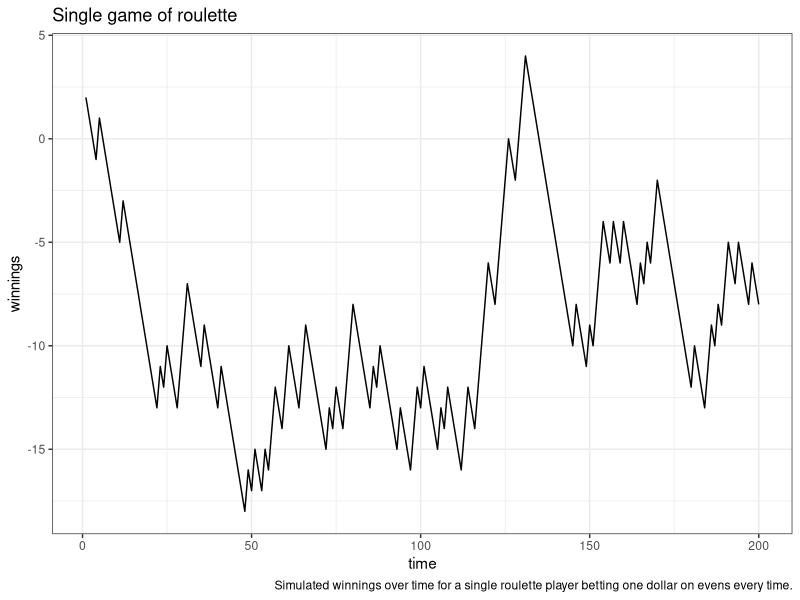
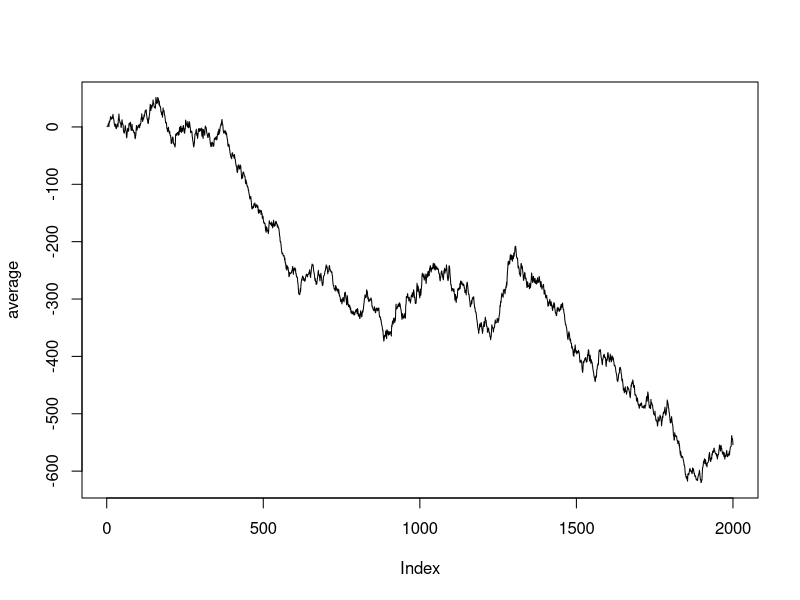
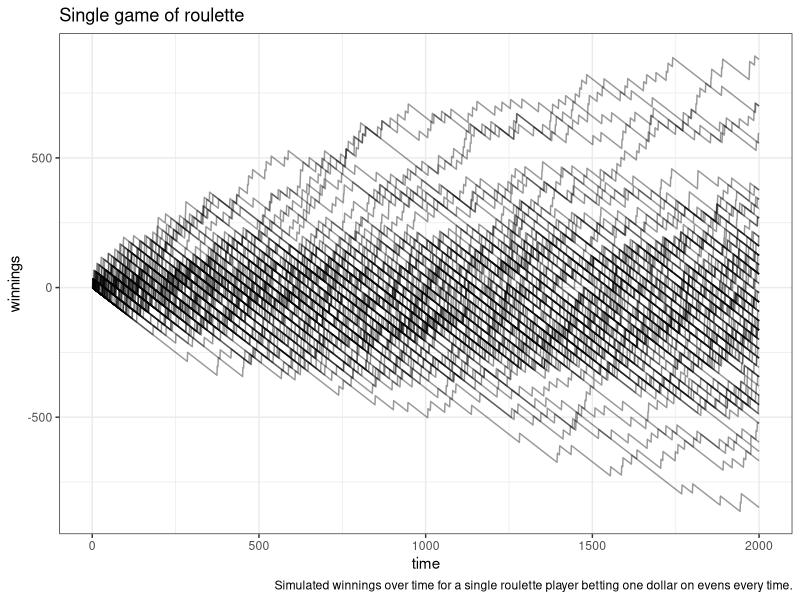
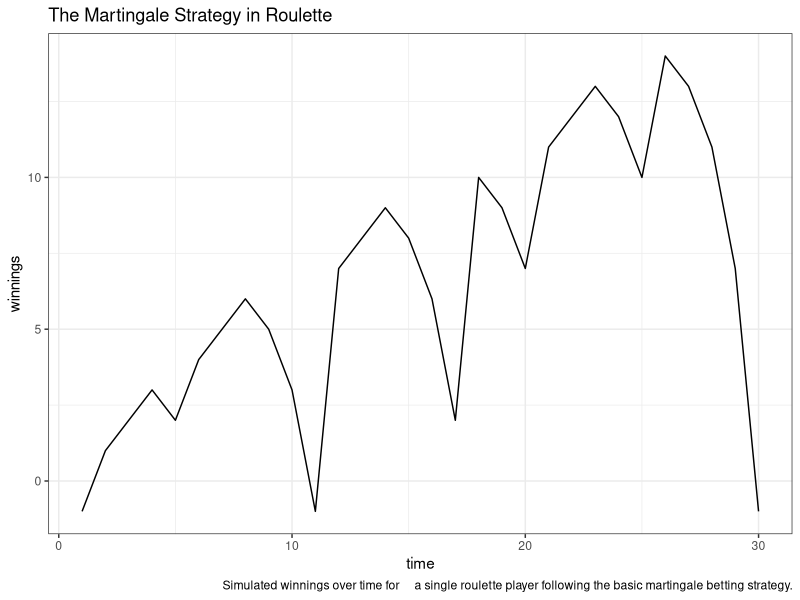

R code for these plots, in order:
## ---- chunk 1
even = function(x)
{
    win = (x %% 2 == 0) & (x != 0)
    ifelse(win, 1, -1)
}


high = function(x)
{
    win = (18 < x) & (x != 0)
    ifelse(win, 1, -1)
}


column1 = function(x)
{
    ifelse(x %% 3 == 1, 2, -1)
}


straightup = function(x, d = 1)
{
    ifelse(x == d, 35, -1)
}


# Construct a simple betting strategy
simple_strategy = function(bet = even)
{
    function(x) cumsum(bet(x))
}


#' Simulate plays from a betting strategy
#'
#' @param strategy
#' @param nplayers number of players to use this strategy
#' @param ntimes number of times each player should play
play = function(strategy = simple_strategy()
    , nplayers = 100L
    , ntimes = 1000L
    , ballvalues = 0:36
){
    replicate(nplayers, strategy(sample(ballvalues, size = ntimes, replace = TRUE)))
}
## ---- chunk 2
win_walk = function(bet = even) {
    0
}
## ---- chunk 3
library(ggplot2)
theme_set(theme_bw())  # Feel free to set different themes

set.seed(893) # Starts the random number generator at a particular place, so the graph will look the same for everyone.
ntimes = 200
d = data.frame(time = seq(ntimes))
s = simple_strategy(column1)
d$winnings = play(s, nplayers = 1, ntimes = ntimes)

g = ggplot() + labs(title = "Single game of roulette", caption = "Simulated winnings over time for a single roulette player betting one dollar on evens every time.")
g = g + geom_line(aes(time, winnings), data = d)
print(g)
## ---- chunk 4
library(ggplot2)
theme_set(theme_bw())  # Feel free to set different themes

set.seed(42)
ntimes = 2000
d = data.frame(time = seq(ntimes))
s = simple_strategy(straightup)

# val = 0
# test_name = 'winnings' + str(val)
# val = str(0)
# val
# val = 0
# test = paste(c("winnings",val), collapse="")
# test
d$winnings = play(s, nplayers = 1, ntimes = ntimes)
g = ggplot() + labs(title = "Single game of roulette", caption = "Simulated winnings over time for a single roulette player betting one dollar on evens every time.")

average = d$winnings
# average
for(i in 0:100) {
    set.seed(i)
    ntimes = 2000
    d = data.frame(time = seq(ntimes))
    s = simple_strategy(straightup)
    column_name = paste(c("winnings",i), collapse="")
    d$winnings = play(s, nplayers = 1, ntimes = ntimes)
    average = average + d$winnings
    g = g + geom_line(aes(time, winnings), data = d, alpha=.4)
    # print(g)
}

average = average / 12
plot(average, type = "l")
# g = g + abline(a = average[1], b = average[-1])
# g = g + line()

# View(d)

print(g)
## ---- chunk 5
# TODO create visualization(s)
# not betting strategy
not_bet = function(x) rep(0, length(x))
## ---- chunk 6
doublebet = function(x, initialbet = 1, strategy = even)
{
    winnings = rep(NA, length(x))
    betsize = initialbet
    current_winnings = 0
    for(i in seq_along(x)){
        if(strategy(x[i]) == 1){
            current_winnings = current_winnings + betsize
            betsize = initialbet
        } else {
            current_winnings = current_winnings - betsize
            betsize = 2 * betsize
        }
        winnings[i] = current_winnings
    }
    winnings
}
## ---- chunk 7

for(i in 0:5) {
    set.seed(i)
    ntimes = 30
    m = data.frame(time = seq(ntimes))
    m$winnings = play(doublebet, nplayers = 1, ntimes = ntimes)

    g = ggplot() + labs(title = "The Martingale Strategy in Roulette", caption = "Simulated winnings over time for     a single roulette player following the basic martingale betting strategy.")
    g = g + geom_line(aes(time, winnings), data = m)
    # print(g)
    
}
print(g)
# ntimes = 30
# m = data.frame(time = seq(ntimes))
# m$winnings = play(doublebet, nplayers = 1, ntimes = ntimes)
# 
# g = ggplot() + labs(title = "The Martingale Strategy in Roulette", caption = "Simulated winnings over time for a single roulette player following the basic martingale betting strategy.")
# g = g + geom_line(aes(time, winnings), data = m)
# print(g)
## ---- chunk 8
# TODO create visualization(s)
